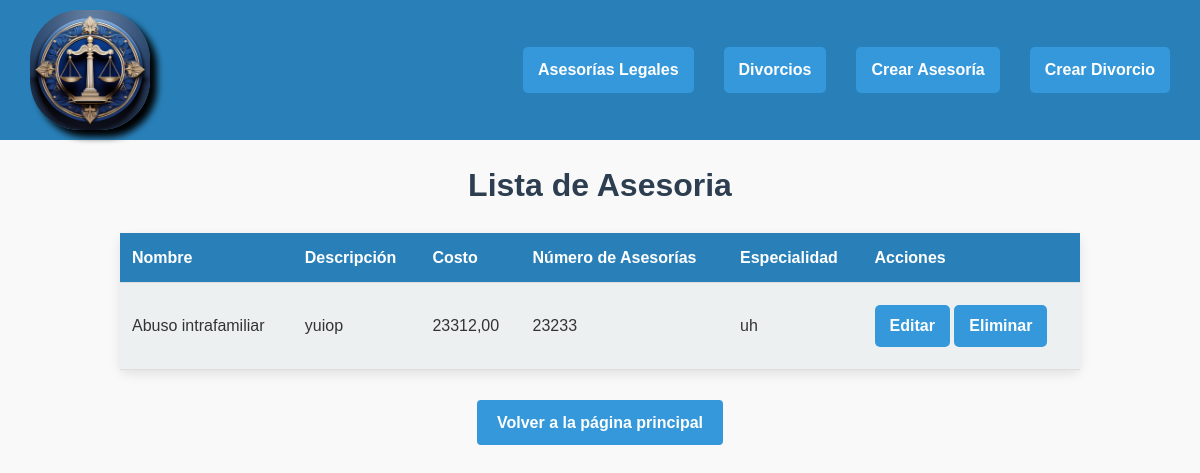
Screenshot of /asesoria/lista_asesoria/ with the database file from the repository.
### products/models.py (models this page shows, shortened)
class ServicioLegal(models.Model):
    _nombre_servicio = models.CharField(  # Privatizado
        max_length=255,
        unique=True,
        db_column='nombre_servicio',
    )
    _descripcion = models.CharField(  # Privatizado
        max_length=255,
        db_column='descripcion',
    )
    _costo = models.DecimalField(  # Privatizado
        max_digits=10,
        decimal_places=2,
        db_column='costo',
    )
    def get_nombre_servicio(self):
        return self._nombre_servicio
    def get_descripcion(self):
        return self._descripcion
    def get_costo(self):
        return self._costo
    class Meta:
        abstract = False
        verbose_name = "Servicio Legal"
        verbose_name_plural = "Servicios Legales"

class AsesoriaLegal(ServicioLegal):
    _num_asesorias = models.IntegerField(  # Privatizado
        db_column='num_asesorias',
    )
    _especialidad = models.CharField(  # Privatizado
        max_length=255,
        db_column='especialidad',
    )
    def get_num_asesorias(self):
        return self._num_asesorias
    def get_especialidad(self):
        return self._especialidad
    class Meta:
        verbose_name = "Asesoría Legal"
        verbose_name_plural = "Asesorías Legales"

### products/views.py (the view)
# urls.py: path('<str:tipo>/lista_asesoria/', views._lista_asesoria, name='lista_asesoria'),
def _lista_asesoria(request, tipo):
    if tipo == 'juridico':
        asesorias = AsesoriaLegal.objects.filter(cargo__icontains='juridico')
    elif tipo == 'financiero':
        asesorias = AsesoriaLegal.objects.filter(cargo__icontains='financiero')
    else:
        asesorias = AsesoriaLegal.objects.all()
    return render(request, 'lista_asesoria.html', {
        'asesorias': asesorias,
        'tipo': tipo
    })

### templates/lista_asesoria.html (shortened to what this page needs)
{% load static %}
<!DOCTYPE html>
<html lang="es">
<head>
</head>
<body>
    <header>
        <img src="{% static 'logo.jpeg' %}" alt="Logo">
        <nav>
            <a href="{% url 'lista_asesoria' tipo='asesoria' %}">Asesorías Legales</a>
            <a href="{% url 'lista_servicios' tipo='divorcio' %}">Divorcios</a>
            <a href="{% url 'crear_servicio' tipo='asesoria' %}">Crear Asesoría</a>
            <a href="{% url 'crear_servicio' tipo='divorcio' %}">Crear Divorcio</a>
        </nav>
    </header>
    <h1>Lista de {{ tipo|capfirst }}</h1>
    <table>
        <thead>
            <tr>
                {% if tipo == 'asesoria' %}
                    <th>Nombre</th>
                    <th>Descripción</th>
                    <th>Costo</th>
                    <th>Número de Asesorías</th>
                    <th>Especialidad</th>
                    <th>Acciones</th>
                {% endif %}
            </tr>
        </thead>
        <tbody>
            {% if tipo == 'asesoria' %}
                {% for servicio in asesorias %}
                    <tr>
                        <td>{{ servicio.get_nombre_servicio }}</td>
                        <td>{{ servicio.get_descripcion }}</td>
                        <td>{{ servicio.get_costo }}</td>
                        <td>{{ servicio.get_num_asesorias }}</td>
                        <td>{{ servicio.get_especialidad|default:"No disponible" }}</td>
                        <td class="actions">
                            <a href="{% url 'editar_servicio' tipo=tipo pk=servicio.pk %}">Editar</a>
                            <a href="{% url 'eliminar_servicio' pk=servicio.pk %}">Eliminar</a>
                        </td>
                    </tr>
                {% empty %}
                    <tr>
                        <td colspan="6" style="text-align: center;">No hay asesorías disponibles</td>
                    </tr>
                {% endfor %}
            {% endif %}
        </tbody>
    </table>
    <div class="button-container">
        <a href="{% url 'home' %}">Volver a la página principal</a>
    </div>
</body>
</html>

### templates/lista_asesoria.html (style rules this page uses)
body { font-family: Arial, sans-serif; background-color: #f9f9f9; color: #333; margin: 0; padding: 0; box-sizing: border-box; line-height: 1.6; }
header { background-color: #2980b9; padding: 10px 30px; color: white; display: flex; justify-content: space-between; align-items: center; position: relative; }
header img { height: 120px; width: 120px; border-radius: 50px; box-shadow: black 7px 7px 7px; }
nav { display: flex; gap: 30px; }
nav a { color: white; text-decoration: none; font-weight: bold; padding: 10px 15px; border-radius: 5px; transition: background-color 0.3s ease; }
h1 { font-size: 32px; color: #2c3e50; margin-top: 20px; text-align: center; }
a { text-decoration: none; background-color: #3498db; color: #fff; padding: 10px 20px; border-radius: 4px; font-weight: bold; display: inline-block; margin: 10px 0; text-align: center; transition: background-color 0.3s ease; }
table { width: 80%; margin: 20px auto; border-collapse: collapse; background-color: #fff; border-radius: 8px; box-shadow: 0 4px 12px rgba(0, 0, 0, 0.1); }
th, td { padding: 12px; text-align: left; border-bottom: 1px solid #ddd; }
th { background-color: #2980b9; color: white; }
td { background-color: #ecf0f1; }
.actions a { padding: 8px 15px; border-radius: 5px; background-color: #3498db; color: #fff; text-decoration: none; transition: background-color 0.3s ease; }
.button-container { text-align: center; }

### rows the page displays
AsesoriaLegal: get_nombre_servicio "Abuso intrafamiliar", get_descripcion "yuiop", get_costo "23312,00", get_num_asesorias "23233", get_especialidad "uh"

### other values shown
{{ tipo|capfirst }} "Asesoria"
